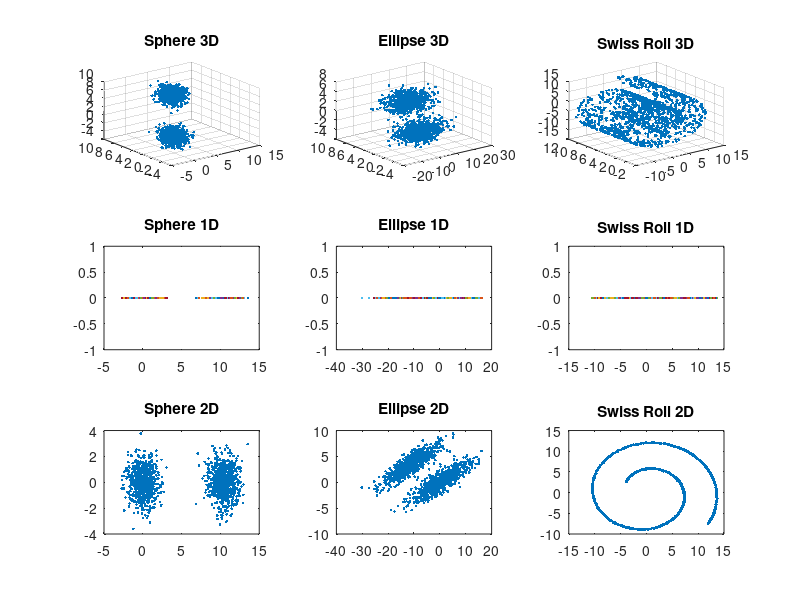

This figure's MATLAB source:
function assignment_2()

    sp = importdata('spheres.txt');
    el = importdata('ellipsoids.txt');
    sw = importdata('swissroll.txt');
   
    %finding covariance
    cov_sp = cov(sp);
    cov_el = cov(el);
    cov_sw = cov(sw);
    
    %finding eigenvalues and eigenvectors
    [evec_sp,eval_sp] = eig(cov_sp);
    [evec_el,eval_el] = eig(cov_el);
    [evec_sw,eval_sw] = eig(cov_sw);
    
    disp('Covariance matrix of Sphere');
    disp(cov_sp);
    disp('Covariance matrix of Ellipse');
    disp(cov_el);
    disp('Covariance matrix of Swiss Roll');
    disp(cov_sw);
    disp('Eigenvectors of covariance matrix of Sphere');
    disp(evec_sp);
    disp('Eigenvalues of covariance matrix of Sphere');
    disp(eval_sp);
    disp('Eigenvectors of covariance matrix of Ellipse');
    disp(evec_el);
    disp('Eigenvalues of covariance matrix of Ellipse');
    disp(eval_el);
    disp('Eigenvectors of covariance matrix of Swiss Roll');
    disp(evec_sw);
    disp('Eigenvalues of covariance matrix of Swiss Roll');
    disp(eval_sw);
    
    
    
    %sort eigenvectors by eigenvalues in descending order
    evec_sp_sorted = sort_eig(eval_sp, evec_sp);
    evec_el_sorted = sort_eig(eval_el, evec_el);
    evec_sw_sorted = sort_eig(eval_sw, evec_sw);
    
    %3D plot
    subplot(3,3,1);
    plot3d(sp);
    title('Sphere 3D');
    subplot(3,3,2);
    plot3d(el);
    title('Ellipse 3D')
    subplot(3,3,3);
    plot3d(sw);
    title('Swiss Roll 3D');
    
    %2D principle components
    y_sp_2 = evec_sp_sorted(1:2,:)*sp';
    subplot(3,3,7);
    plot(y_sp_2(1,:), y_sp_2(2,:), '.');
    title('Sphere 2D');
    
    y_el_2 = evec_el_sorted(1:2,:)*el';
    subplot(3,3,8);
    plot(y_el_2(1,:), y_el_2(2,:),'.');
    title('Ellipse 2D')
    
    y_sw_2 = evec_sw_sorted(1:2,:)*sw';
    subplot(3,3,9);
    plot(y_sw_2(1,:), y_sw_2(2,:), '.');
    title('Swiss Roll 2D');
    
    %1D principle components
    y_sp_1 = evec_sp_sorted(1,:)*sp';
    subplot(3,3,4);
    plot(y_sp_1(1,:), 0, '.');
    title('Sphere 1D');
    
    y_el_1 = evec_el_sorted(1,:)*el';
    subplot(3,3,5);
    plot(y_el_1(1,:), 0, '.');
    title('Ellipse 1D');
    
    y_sw_1 = evec_sw_sorted(1,:)*sw';
    subplot(3,3,6);
    plot(y_sw_1(1,:), 0, '.');
    title('Swiss Roll 1D');
    
    
    function [evec] = sort_eig(eval, evec)
        %returns a matrix of row vectors of eigenvectors sorted by its
        %corresponding eigenvalues in descending order
        eval_diag = diag(eval);
        [~,idx] = sort(eval_diag(:,1)); 
        idx = flipud(idx);
        evec = evec(:, idx);
        evec = evec.'; 
    end
    
    function [] = plot3d(X)

        plot3(X(:,1), X(:,2), X(:,3),'.');
        grid on;

    end
end



